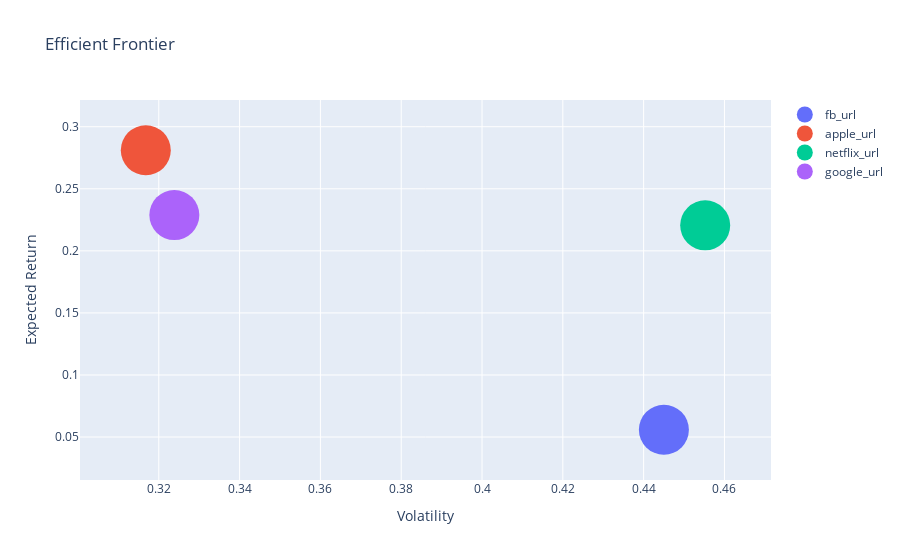

The code cell stored with this chart in its notebook:
### Code cell
#Create a scatter plot for each stock's efficient frontier
fig=go.Figure()
for stock in dfs.keys():
    fig.add_trace(go.Scatter(
        x=[volatility[stock]],
        y=[expected_return[stock]],
        mode='markers',
        marker=dict(
            size=50,
            symbol='circle'
        ),
        name=stock
    ))

#Set plot layout
fig.update_layout(
    title='Efficient Frontier',
    xaxis=dict(title='Volatility'),
    yaxis=dict(title='Expected Return'),
    showlegend=True
)

#Show the plot
fig.show()

### Figure 1 — Plotly figure (JSON) as saved in the notebook; plotly's stock layout.template omitted (floating-point values rounded to 4 significant figures)
{"data": [{"marker": {"size": 50, "symbol": "circle"}, "mode": "markers", "name": "fb_url", "type": "scatter", "x": [0.445], "y": [0.05587]}, {"marker": {"size": 50, "symbol": "circle"}, "mode": "markers", "name": "apple_url", "type": "scatter", "x": [0.3168], "y": [0.2811]}, {"marker": {"size": 50, "symbol": "circle"}, "mode": "markers", "name": "netflix_url", "type": "scatter", "x": [0.4552], "y": [0.2206]}, {"marker": {"size": 50, "symbol": "circle"}, "mode": "markers", "name": "google_url", "type": "scatter", "x": [0.3238], "y": [0.2289]}], "layout": {"showlegend": true, "title": {"text": "Efficient Frontier"}, "xaxis": {"title": {"text": "Volatility"}}, "yaxis": {"title": {"text": "Expected Return"}}}}
